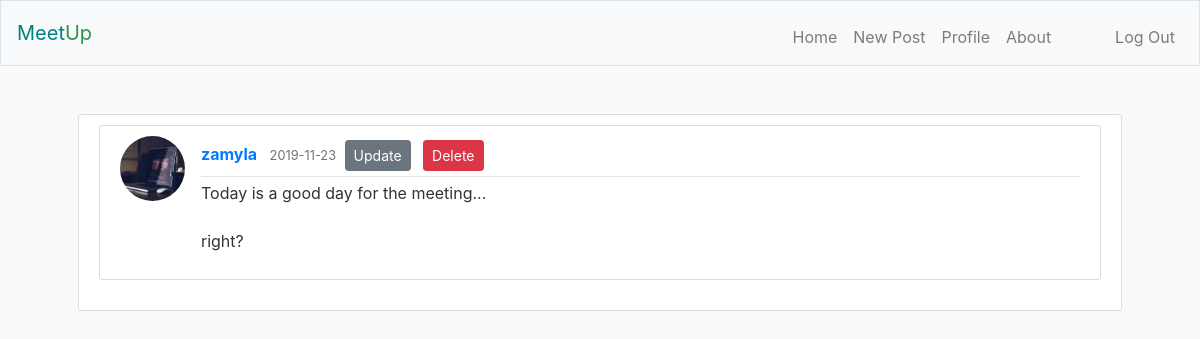
/posts/1 (signed in), run on an earlier commit of the app's database.
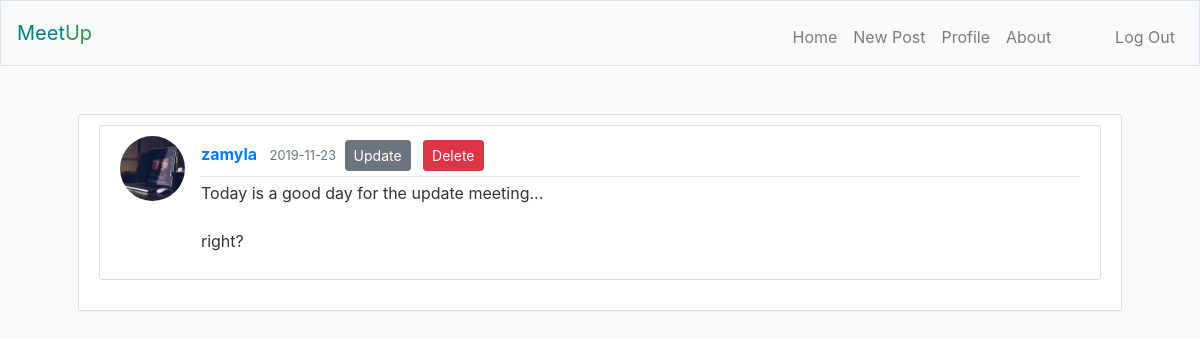
And on a later commit of the database.
### meetup/models.py (models this page shows, shortened)
class Post(db.Model):
    id = db.Column(db.Integer, primary_key=True)
    message = db.Column(db.Text, nullable=False)
    posted_at = db.Column(db.DateTime, default=datetime.utcnow)
    owner_id = db.Column(db.Integer, db.ForeignKey('user.id'), nullable=False)

### meetup/posts/routes.py (the view)
@posts.route('/posts/<int:post_id>')
def post(post_id):
    post = Post.query.get_or_404(post_id)
    return render_template('post.html', post=post)

### meetup/models.py (called while the page is built)
@login_manager.user_loader
def load_user(user_id):
    return User.query.get(int(user_id))

### meetup/templates/post.html (shortened to what this page needs)
{% extends "layout.html" %}
{% block main %}
    {% if current_user.is_authenticated %}
        <article class="media content-section">
            <img class="rounded-circle article-img" src="{{ url_for('static', filename='profile-imgs/' + post.owner.image_file) }}" />
        <div class="media-body">
            <div class="article-metadata">
                <a class="mr-2" href="{{ url_for('users.user_posts', username=post.owner.username, page=page_num) }}"><strong>{{ post.owner.username }}</strong></a>
                <small class="text-muted">{{ post.posted_at.strftime('%Y-%m-%d') }}</small>
                {% if post.owner == current_user %}
                    <a class="btn btn-secondary btn-sm m-1" href="{{ url_for('posts.update_post', post_id=post.id) }}">Update</a>
                    <button type="button" class="btn btn-danger btn-sm m-1"  data-toggle="modal" data-target="#deleteModal">Delete</button>
                {% endif %}
            </div>
            <p class="article-content">{{ post.message }}</p>
        </div>
        </article>
    {% endif %}
{% endblock %}

What changed in the data, as far as the page shows it:
changed Post: message "Today is a good day for the meeting... right?" → "Today is a good day for the update meeting... right?"
